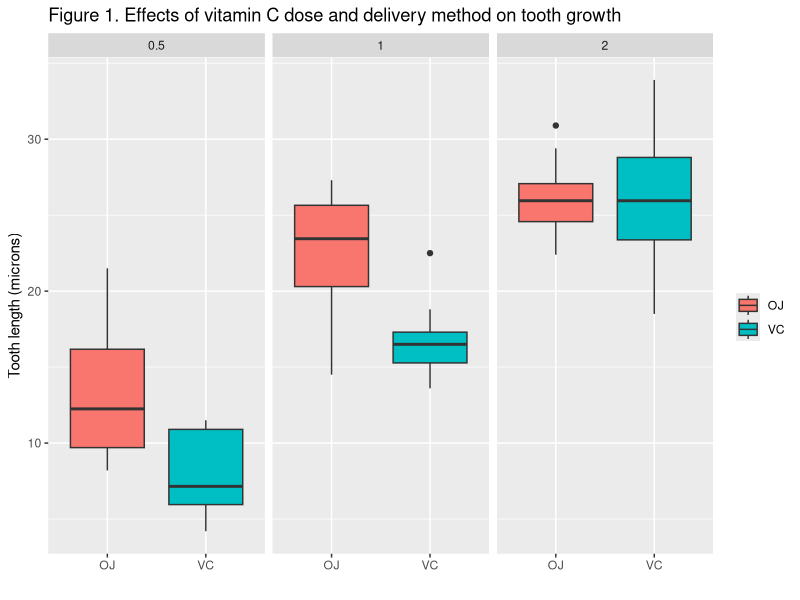
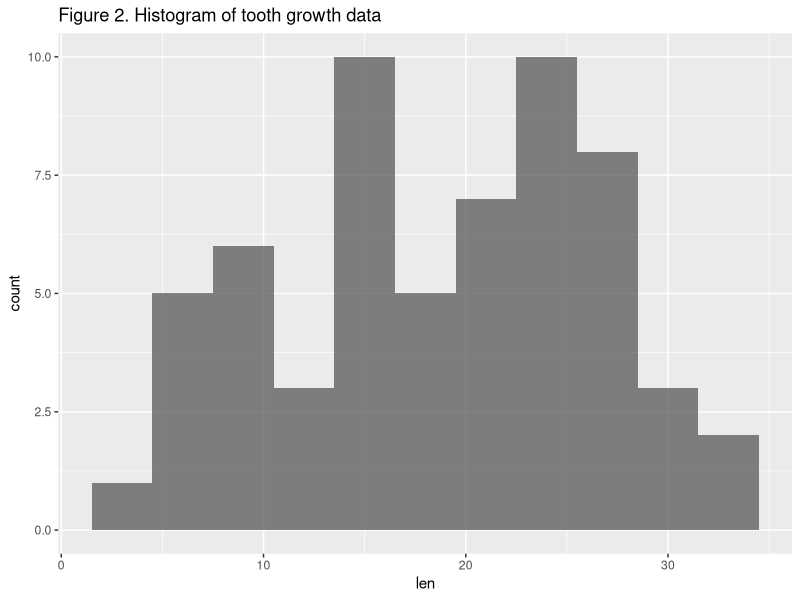

Write R code to recreate these figures, in order.
## ---- chunk 1
knitr::opts_chunk$set(echo = TRUE)
rm(list=ls())
## ---- chunk 2
data(ToothGrowth)

## basic data information
str(ToothGrowth)
summary(ToothGrowth$len)
## ---- chunk 3
## subset individual data groups
suppressPackageStartupMessages(library(dplyr))
OJ05 <- ToothGrowth %>% filter(dose=="0.5" & supp=="OJ")
OJ2 <- ToothGrowth %>% filter(dose=="2" & supp=="OJ")

VC05 <- ToothGrowth %>% filter(dose=="0.5" & supp=="VC")
VC2 <- ToothGrowth %>% filter(dose=="2" & supp=="VC")

## independent group t-tests
## OJ as delivery method
t.test(OJ2$len, OJ05$len, paired=F, var.equal=T, alternative="two.sided")
## ---- chunk 4
## VC as delivery method
t.test(VC2$len, VC05$len, paired=F, var.equal=T, alternative="two.sided")
## ---- chunk 5
## Appendix figure 1. plot len in respect to dose and supp
library(ggplot2)
ToothGrowth$dose <- factor(ToothGrowth$dose)
g <- ggplot(ToothGrowth, aes(x=supp, y=len))
g <- g + geom_boxplot(aes(fill=supp))
g <- g + facet_wrap(~ dose)
g <- g + labs(x='', fill='', y='Tooth length (microns)',
title='Effects of vitamin C dose and delivery method on tooth growth')
g <- g + ggtitle("Figure 1. Effects of vitamin C dose and delivery method on tooth growth")
g

## Appendix figure 2. distribution of the len variable
g <- ggplot(ToothGrowth, aes(x=len))
g <- g + geom_histogram(binwidth=3, alpha=0.75)
g <- g + ggtitle("Figure 2. Histogram of tooth growth data")
g
